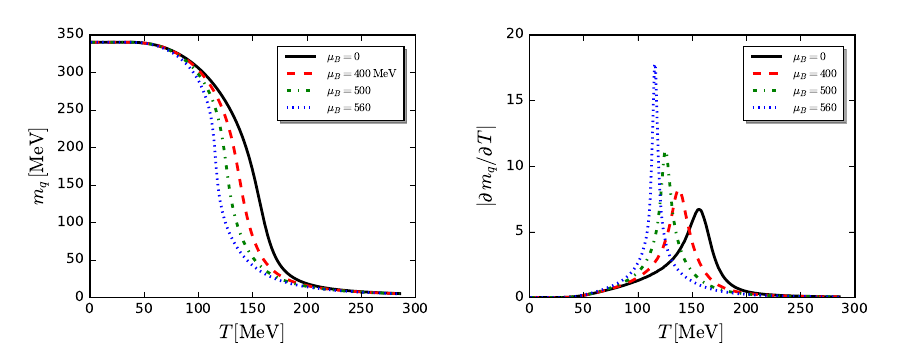

The script that saved this image:
#!/usr/bin/env python
# -*- coding: utf-8 -*-
# sphinx_gallery_thumbnail_number = 3

import matplotlib.pyplot as plt
import numpy as np
from matplotlib.ticker import NullFormatter  # useful for `logit` scale
import matplotlib.ticker as ticker
import matplotlib as mpl

mpl.style.use('classic')


# Data for plotting
T=np.loadtxt('muB-Tto300/muB0/TMeV.dat')


mf0=np.loadtxt('muB-Tto300/muB0/mf.dat')
mf400=np.loadtxt('muB-Tto300/muB420/mf.dat')
mf500=np.loadtxt('muB-Tto300/muB525/mf.dat')
mf560=np.loadtxt('muB-Tto300/muB589/mf.dat')

Unit_Nf2p1=0.951599

#####
y_data=mf0
n_data=len(y_data)

dydx_data=np.empty(n_data,dtype = float)
for i in range(n_data):
    if i==0:
        dydx_data[i]=(y_data[i+1]-y_data[i])
    elif i==n_data-1:
        dydx_data[i]=(y_data[i]-y_data[i-1])
    else:
        dydx_data[i]=(y_data[i+1]-y_data[i-1])/2.

dydx_data=dydx_data*(-1.)

dmf0dT=dydx_data

#####

y_data=mf400
n_data=len(y_data)

dydx_data=np.empty(n_data,dtype = float)
for i in range(n_data):
    if i==0:
        dydx_data[i]=(y_data[i+1]-y_data[i])
    elif i==n_data-1:
        dydx_data[i]=(y_data[i]-y_data[i-1])
    else:
        dydx_data[i]=(y_data[i+1]-y_data[i-1])/2.
dydx_data=dydx_data*(-1.)

dmf400dT=dydx_data

#####

y_data=mf500
n_data=len(y_data)

dydx_data=np.empty(n_data,dtype = float)
for i in range(n_data):
    if i==0:
        dydx_data[i]=(y_data[i+1]-y_data[i])
    elif i==n_data-1:
        dydx_data[i]=(y_data[i]-y_data[i-1])
    else:
        dydx_data[i]=(y_data[i+1]-y_data[i-1])/2.
dydx_data=dydx_data*(-1.)

dmf500dT=dydx_data

#####

y_data=mf560
n_data=len(y_data)

dydx_data=np.empty(n_data,dtype = float)
for i in range(n_data):
    if i==0:
        dydx_data[i]=(y_data[i+1]-y_data[i])
    elif i==n_data-1:
        dydx_data[i]=(y_data[i]-y_data[i-1])
    else:
        dydx_data[i]=(y_data[i+1]-y_data[i-1])/2.
dydx_data=dydx_data*(-1.)

dmf560dT=dydx_data

#####




# Create figure
fig=plt.figure(figsize=(9., 3.5))
ax1=fig.add_subplot(121)

ax1.plot(T*Unit_Nf2p1,mf0*Unit_Nf2p1,'k-',linewidth=2,markersize=5,label=r'$\mu_B=0$')
ax1.plot(T*Unit_Nf2p1,mf400*Unit_Nf2p1,'r--',linewidth=2,markersize=5,label=r'$\mu_B=400\,\mathrm{MeV}$')
ax1.plot(T*Unit_Nf2p1,mf500*Unit_Nf2p1,'g-.',linewidth=2,markersize=5,label=r'$\mu_B=500$')
ax1.plot(T*Unit_Nf2p1,mf560*Unit_Nf2p1,'b:',linewidth=2,markersize=5,label=r'$\mu_B=560$')
#ax1.axis([0,300,0,80])

ax1.set_xlabel('$T\,[\mathrm{MeV}]$', fontsize=14, color='black')
ax1.set_ylabel(r'$m_q\,[\mathrm{MeV}]$', fontsize=14, color='black')

ax1.legend(loc=0,fontsize='x-small',frameon=True,shadow=True,handlelength=3.,borderpad=0.5,borderaxespad=1)

for label in ax1.xaxis.get_ticklabels():
    label.set_fontsize(10)
for label in ax1.yaxis.get_ticklabels():
    label.set_fontsize(10)


# Plot two
ax2=fig.add_subplot(122)

ax2.plot(T*Unit_Nf2p1,dmf0dT,'k-',linewidth=2,markersize=5,label=r'$\mu_B=0$')
ax2.plot(T*Unit_Nf2p1,dmf400dT,'r--',linewidth=2,markersize=5,label=r'$\mu_B=400$')
ax2.plot(T*Unit_Nf2p1,dmf500dT,'g-.',linewidth=2,markersize=5,label=r'$\mu_B=500$')
ax2.plot(T*Unit_Nf2p1,dmf560dT,'b:',linewidth=2,markersize=5,label=r'$\mu_B=560$')

ax2.axis([0,300,0,20])
#ax2.set_xscale('log')

ax2.set_xlabel('$T\,[\mathrm{MeV}]$', fontsize=14, color='black')
ax2.set_ylabel(r'$|\partial\,m_q/\partial\,T\,|$', fontsize=14, color='black')

ax2.legend(loc=0,fontsize='x-small',frameon=True,shadow=True,handlelength=3.,borderpad=0.5,borderaxespad=1)

for label in ax2.xaxis.get_ticklabels():
    label.set_fontsize(10)
for label in ax2.yaxis.get_ticklabels():
    label.set_fontsize(10)

#for ax in fig.axes:
#    ax.grid(True)

# Format the minor tick labels of the y-axis into empty strings with
# `NullFormatter`, to avoid cumbering the axis with too many labels.
#plt.gca().yaxis.set_minor_formatter(NullFormatter())
# Adjust the subplot layout, because the logit one may take more space
# than usual, due to y-tick labels like "1 - 10^{-3}"
fig.subplots_adjust(top=0.9, bottom=0.15, left=0.10, right=0.95, hspace=0.35,
                    wspace=0.35)


fig.savefig("mf.pdf")

#plt.show()
